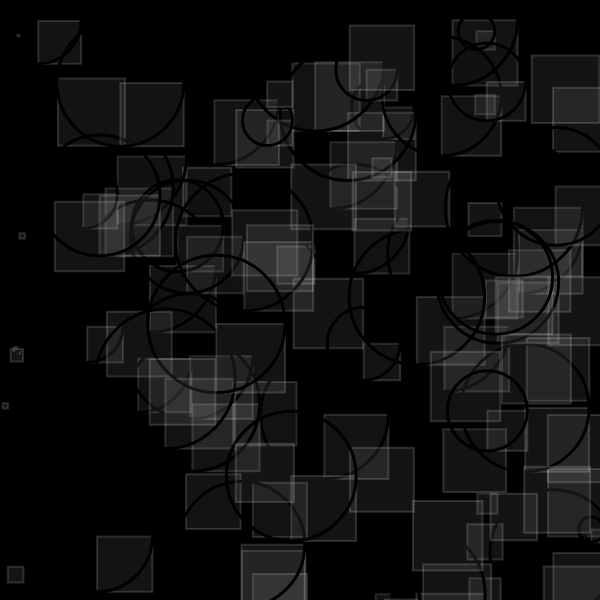
Frame 1 (no input)
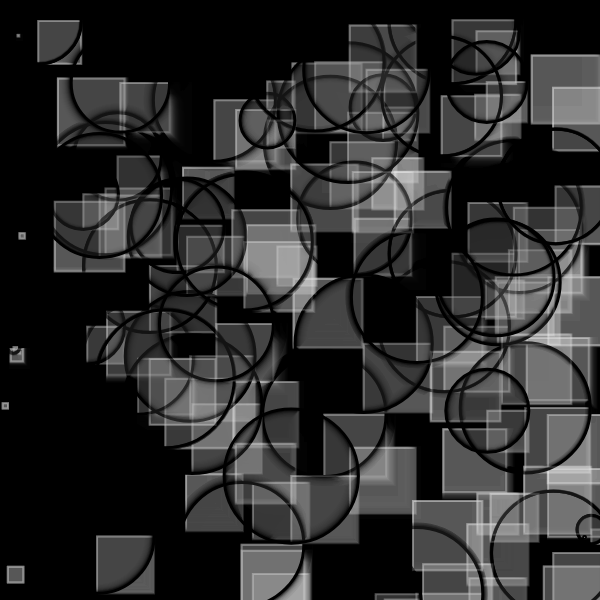
Frame 60 (no input)
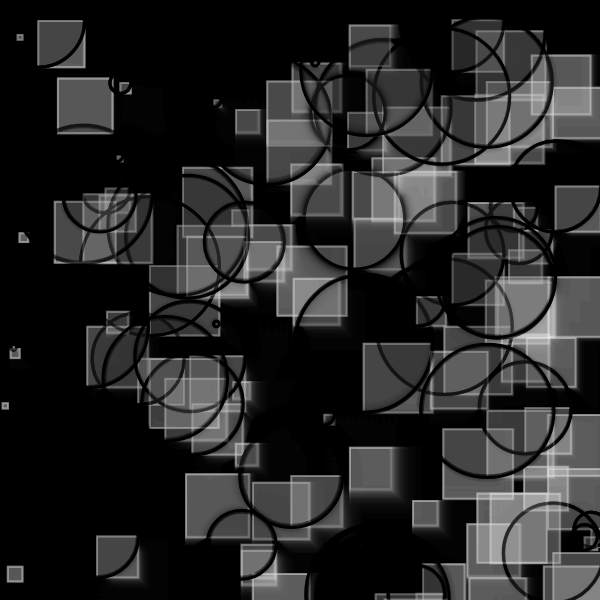
Frame 120 (the mouse pressed at the canvas centre since frame 60)

The p5.js sketch that drew these frames (run headless with seeded random() and noise() and a simulated clock; from frame 60 on, the mouse is pressed at the canvas centre):

// p5.js sketch
// ── sketch.js
//forked from  kyami 

let moverSystems = [];
let num = 10;
let cells, cols, rows;
let offset, margin;
let cellW, cellH;
let bg;
let graphics;


function setup() {
  w = 600;
  var canvas;
    if(windowWidth>=600 && windowHeight >=600){
      canvas = createCanvas(600, 600);
    }
    else{
      canvas = createCanvas(windowWidth, windowHeight - 100);
    }

  var x = (windowWidth - width) / 2;
  var y = (windowHeight - height) / 2;

  canvas.position(x, y);
  background(0);
  noStroke();
}


function draw() {
  let t = frameCount * 0.003;
  randomSeed(3);
  background(0, 40);
  for (let i=0; i < 100; i++) {
    let x = random(width); let y = random(width);
    let r = width/2 - max(abs(x-width/2),abs(y-width/2));

    for (let j=0; j < 20; j++) {
      let sx = width/2+245*tan(-j*5+t);
      let sy = width/2+200*cos(-j*20+t);
      let s = 50;
          r = min(r, min(abs(sy-s-y),abs(sy+s-y))-35);
    }

    
    r = min(r, abs(width/2-x));
    
    let c = color(255)
    c.setAlpha(10*exp(-r));
    stroke(244, 40)
    strokeWeight(2)
    fill(255, 20)
    rect(y,x,r*2,r*2);

    stroke(0)
    strokeWeight(3)
    if(i%2 == 0){
      fill(0, 15)
    ellipse(y,x,r*4, r*4);
  }
  }
}
